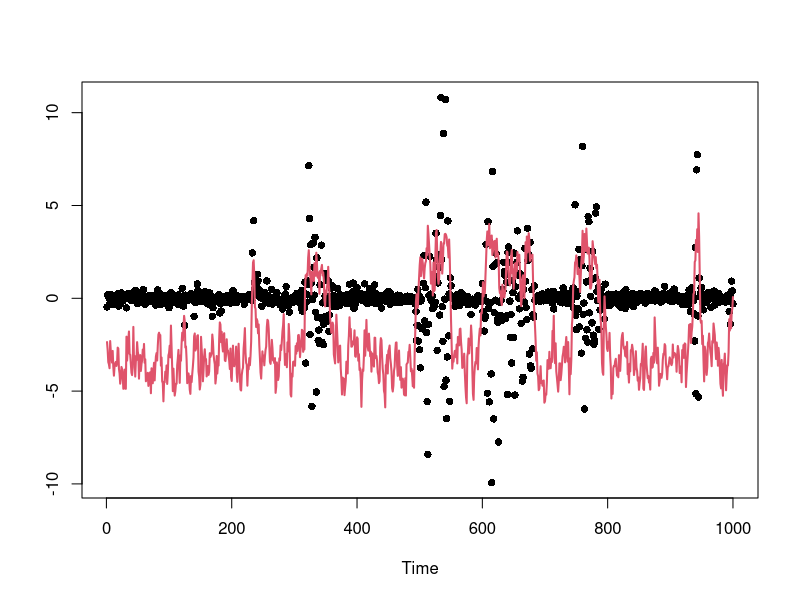
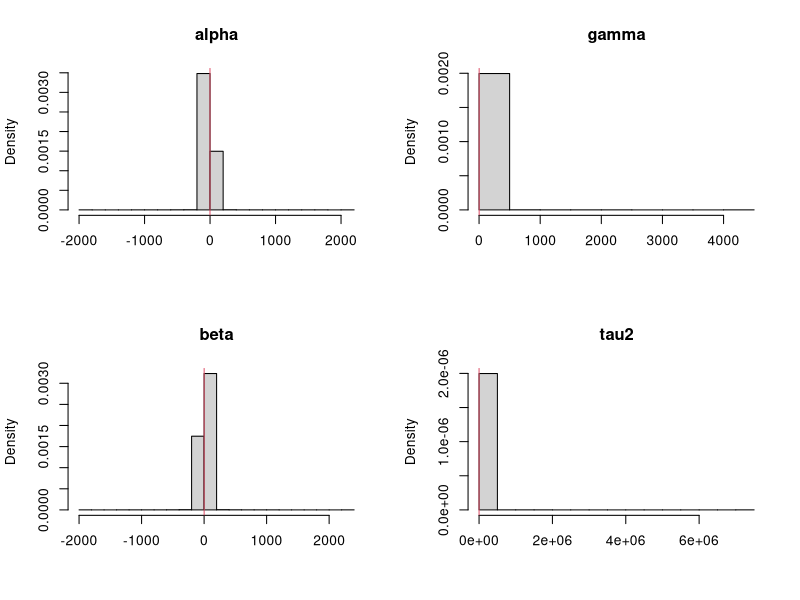
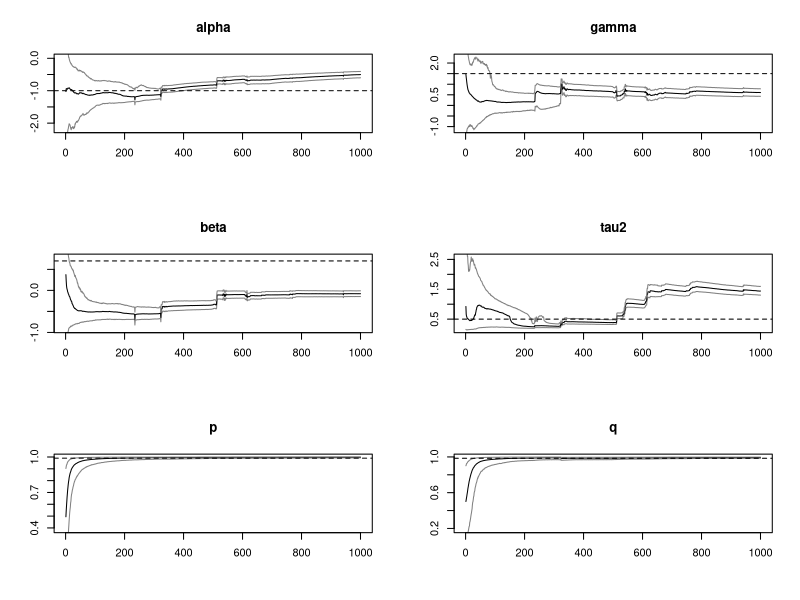

Write R code to recreate these figures, in order.
library(msm)
PL = function(y,alphas,betas,tau2s,ps,qs,xs,zs){
  n      = length(y)
  N      = length(xs)
  quants = array(0,c(n,7,3))
  
  
  
#   zz = matrix(zs,n,N)
  s  = matrix(0,N,15)
  # matrix Binv looks like
  # | s1   s2    s3 |
  # | s2   s4    s5 |
  # | s3   s5    s6 |
  
  s[,1] = 1/B0[1]
  s[,2] = 0
  s[,3] = 0
  s[,4] = 1/B0[2]
  s[,5] = 0
  s[,6] = 1/B0[2]
  s[,7] = s[,1]*b0[1]+s[,2]*b0[2]+s[,3]*b0[3]
  s[,8] = s[,2]*b0[1]+s[,4]*b0[2]+s[,5]*b0[3]
  s[,9] = s[,3]*b0[1]+s[,5]*b0[2]+s[,6]*b0[3]
  s[,10] = c0
  s[,11] = d0
  s[,12] = 1
  s[,13] = 1
  s[,14] = 1
  s[,15] = 1
  
  blk.A = s[,4]*s[,6] - s[,5]^2
  blk.B = -(s[,2]*s[,6]-s[,3]*s[,5])
  blk.C = s[,2]*s[,5]-s[,3]*s[,5]
#   blk.D = blk.B
  blk.E = s[,1]*s[,6]-s[,3]^2
  blk.F = -(s[,3]*s[,5]-s[,2]*s[,3])
#   blk.G = blk.C
#   blk.H = blk.F
  blk.I  = s[,1]*s[,4]-s[,2]^2

  m    = s[,1]*blk.A + s[,2] * blk.B + s[,3] * blk.C
  b1   = (s[,7]*blk.A + s[,8] * blk.B + s[,9] * blk.C)/m
  b2   = (s[,7]*blk.B + s[,8] * blk.E + s[,9] * blk.F)/m
  b3   = (s[,7]*blk.C + s[,8] * blk.F + s[,9] * blk.I)/m
  

  for (t in 1:n){
#     zs = zz[t,]
    # Resampling
    mus    = alphas+gammas*zs+betas*xs
    stdevs = exp(mus/2)
    stdevs1 = exp((alphas+betas*xs)/2)
#     weight = dnorm(y[t],0,stdevs)*(qs+(1-zs)*(1-qs)) + dnorm(y[t],0,stdevs1)*((1-zs)*ps+zs*(1-ps))
    weight = dnorm(y[t],0,stdevs)
    k      = sample(1:N,size=N,replace=T,prob=weight)
    alphas = alphas[k]
    betas  = betas[k]
    tau2s  = tau2s[k]
    ps = ps[k]
    qs = qs[k]
    
    mus    = mus[k]
    xs1    = xs[k]
    zs1    = zs[k]
    sig2s = exp(xs1)
    # Propagating
    vars   = 1/(1/sig2s+1/tau2s)
    sds    = sqrt(vars)
    means  =  vars*(mus/tau2s +y[t]/sig2s)
    zero.index = zs1 == 0
    one.index = zs1 == 1
    ll = sum(zero.index)
    #     zs = zz[t+1,]
    zs[zero.index]     = rbinom(ll,1,1-ps[zero.index])
    zs[one.index]      = rbinom(N-ll,1,qs[one.index])
#     mus    = alphas+gammas*zs+betas*xs1
    xs     = rnorm(N,means,sds)

#     print(zs)
#     print(qs)
#     print(ps)
    so     = s[k,]
#     print(s[,12:15])
#     print(so[,12:15])
#     print(k)
#     scan(n=1)
    b1o  = b1[k]
    b2o  = b2[k] 
    b3o  = b3[k]
    # Updating sufficient stats
    s[,1]  = so[,1] + 1
    s[,2]  = so[,2] + zs1
    s[,3]  = so[,3] + xs1
    s[,4]  = so[,4] + zs1^2
    s[,5]  = so[,5] + zs1*xs1
    s[,6]  = so[,6] + xs1^2
    s[,7]  = so[,7] + xs
    s[,8]  = so[,8] + xs*zs1
    s[,9]  = so[,9] + xs*xs1
    s[,10]  = so[,10] + 1
    
    s[zero.index,12] = so[zero.index,12]+zs1[zero.index]-zs[zero.index]+1
    s[zero.index,13] = so[zero.index,13]+zs[zero.index]
    s[one.index,14] = so[one.index,14]+zs1[one.index]-zs[one.index]
    s[one.index,15] = so[one.index,15]+zs[one.index]-zs1[one.index]+1
#     
#     print(s[,12:15])
#     print(zs1)
#     print(zs)
#     print(zs1[zero.index]-zs[zero.index]+1)
#     print(zs[zero.index])
#     print(zs1[one.index]-zs[one.index])
#     print(zs[one.index]-zs1[one.index]+1)
#     scan(n=1)
    blk.A = s[,4]*s[,6] - s[,5]^2
    blk.B = -(s[,2]*s[,6]-s[,3]*s[,5])
    blk.C = s[,2]*s[,5]-s[,3]*s[,4]
    #   blk.D = blk.B
    blk.E = s[,1]*s[,6]-s[,3]^2
    blk.F = -(s[,1]*s[,5]-s[,2]*s[,3])
    #   blk.G = blk.C
    #   blk.H = blk.F
    blk.I  = s[,1]*s[,4]-s[,2]^2
    
    
#     ti = scan(n=1)
#     print(s[ti,])
    
    
    # determinant of Binv matrix
    m    = s[,1]*blk.A + s[,2] * blk.B + s[,3] * blk.C
    
#     AA = matrix(c(s[ti,1],s[ti,2],s[ti,3],s[ti,2],s[ti,4],s[ti,5],s[ti,3],s[ti,5],s[ti,6]),3,3)
#     
#     print(solve(AA))
#     print(AA)
#     print(matrix(c(blk.A[ti],blk.B[ti],blk.C[ti], blk.B[ti],blk.E[ti], blk.F[ti], blk.C[ti], blk.F[ti], blk.I[ti]),3,3)/m[ti])
#      print(c(blk.A[1]/m[1],blk.B[1]/m[1],blk.C[1]/m[1]))
#      print(solve(AA))
    # b_{t} =  inv(Binv_{t}) x (Binv_{t-1} * b_{t-1})     
    b1   = (s[,7]*blk.A + s[,8] * blk.B + s[,9] * blk.C)/m
    b2   = (s[,7]*blk.B + s[,8] * blk.E + s[,9] * blk.F)/m
    b3   = (s[,7]*blk.C + s[,8] * blk.F + s[,9] * blk.I)/m
#

#     print('b2')
#     print((s[,7]*blk.B)[ti])
# print((blk.F)[ti])
# print((s[,9])[ti])
#     print(m[ti])
#     print(b2[ti])
#     F.new = rbind(1,zs1[ti],xs1[ti])
#     C.old = diag(B0,3)
#     Q = 1
# #     print(zs1[ti])
#     D1 = t(F.new) %*% C.old%*% F.new + Q 
#       
#       
#       #       C0 = diag(B0,2)
#       #       print( C0 %*%F.new[,j]  %*% solve(D1) %*% (xs[1]-t(F.new[,j])%*%b0))
#       CF = C.old %*% F.new
# #       
#       D.new = t(F.new)  %*% CF +Q
#       D.inv = solve(D.new)
# #       print(D.inv)
#     
#       m.old = b0
# #       print(D.new)
# #       print(CF %*% D.inv %*% (xs[j]-t(F.new[,j]) %*% m.old[j,]))
# #       m.old = m.old + CF %*% D.inv %*% (xs[1]-t(F.new) %*% m.old)
# #     print(D.inv %*% (xs[3]-t(F.new) %*% m.old))
#     
#       C.old = C.old - CF %*% D.inv  %*% t(F.new) %*% C.old
#       d0 = d0 + t(xs[ti]-t(F.new)%*% m.old)%*% D.inv %*% (xs[ti]-t(F.new) %*% m.old)
#     m.old = m.old + CF %*% D.inv %*% (xs[ti]-t(F.new) %*% m.old)
#     print(d0)
#     print(C.old)
#     print(chol(C.old))
#     print(m.old)
#     print(c(b1[ti],b2[ti],b3[ti]))
#     print(F.new)
#     print(m.old)
#     print(c(b1o[3],b2o[3],b3o[3]))
#     print(c(zs1[3],xs1[3]))
#     print(((xs-b1-b2*zs1-b3*xs1)*xs+(b1o-b1)*so[,7]+(b2o-b2)*so[,8]+(b3o-b3)*so[,9])[3])
#       print(m.old)
#     print(c(b1[1],b2[1],b3[1]))
#     scan(n=1)
#     
    #print(xs)
    s[,11]  = so[,11] + (xs-b1-b2*zs1-b3*xs1)*xs + (b1o-b1)*so[,7]+(b2o-b2)*so[,8]+(b3o-b3)*so[,9]
#     print(s[ti,11])
    tau2s  = 1/rgamma(N,s[,10]/2,s[,11]/2)
    std    = sqrt(tau2s/m)
    
    norm   = cbind(rnorm(N,0,std),rnorm(N,0,std),rnorm(N,0,std))
    
    # cholesky decomposition of B, thus inv(Binv)
    
    L11 = sqrt(blk.A)
#     print(L11[ti])
    L21 = blk.B/L11
#     print(L21[ti])
    L31 = blk.C/L11
#     print(L31[ti])
    
    L22 = sqrt(blk.E - L21^2)
#     print(L22[ti])
    L32 = (blk.F-L31*L21)/L22
#     print(L32[ti])
    L33 = sqrt(blk.I - L31^2 - L32^2)
#     print(L33[ti]))
    
    alphas = b1 + L11*norm[,1]
    gammas = b2 + L21*norm[,1]+L22*norm[,2]
#     gamma.mean = b2[b2>0]
    
#     gammas = rtnorm(N,mean=b2,lower=0)
    betas  = b3 + L31*norm[,1] + L32 * norm[,2] + L33 * norm[,3]
    
#     gamma.mean = b2 - 1/s[,4]*(s[,2]*(alphas-b1)+s[,5]*(betas-b3))
#     gammas = rnorm(N,gamma.mean,sd = sqrt(tau2s/s[,4]))
    
    ps = rbeta(N,s[,12]+1,s[,13]+1)
    qs = rbeta(N,s[,15]+1,s[,14]+1)
    # Storing quantiles
    quants[t,1,] = quantile(alphas,c(0.025,0.5,0.975))
    quants[t,2,] = quantile(gammas,c(0.025,0.5,0.975))
    quants[t,3,] = quantile(betas,c(0.025,0.5,0.975))  
    quants[t,4,] = quantile(tau2s,c(0.025,0.5,0.975))  
    quants[t,5,] = quantile(ps,c(0.025,0.5,0.975))  
    quants[t,6,] = quantile(qs,c(0.025,0.5,0.975))  
    quants[t,7,] = quantile(zs,c(0.025,0.5,0.975))
    
  }
  
  return(quants)
}

# Simulated data
# set.seed(98765)
n     =  1000
alpha =  -1
gamma = 1.5
beta  =  0.7
tau2  =  .5
sig2  =  1.0
tau   = sqrt(tau2)
p0 = .99
q0 = .985

x     = rep(alpha/(1-beta),n+1)
S = rep(0,n+1)
true  = c(alpha,gamma,beta,tau2,p0,q0)
names = c("alpha","gamma","beta","tau2","p","q")


for (t in 2:(n+1))
  {
  if (S[t-1] == 0)
    S[t] = rbinom(1,1,1-p0)
  if (S[t-1] == 1)
    S[t] = rbinom(1,1,q0)

  x[t] = alpha+gamma*S[t]+beta*x[t-1]+tau*rnorm(1)}
x = x[2:(n+1)]
y = rnorm(n,0,exp(x/2))
# print(S)
par(mfrow=c(1,1))
plot(y,ylim=range(x,y),xlab="Time",ylab="",main="",pch=16)
lines(x,col=2,lwd=2)

# Prior hyperparameters
# ---------------------
m0    = 0.0


C0 = 10
c0    = 1
d0    = 1
tau20 = tau2
b0    = c(alpha,gamma,beta)
B0    = c(1,1,1)/tau20
sC0   = sqrt(C0)
sB0   = sqrt(B0)

# ONE LONG PL FILTER
# ------------------
# set.seed(246521)
N      = 10000
xs     = rnorm(N,m0,sC0)
zs = rbinom(N,1,.5)
tau2s  = 1/rgamma(N,c0/2,d0/2)
taus   = sqrt(tau2s)
alphas = rnorm(N,b0[1],taus*sB0[1])
gammas = rtnorm(N,b0[2],taus*sB0[2],lower=0)
betas  = rnorm(N,b0[3],taus*sB0[3])
ps  = rbeta(N,1,1)
qs = rbeta(N,1,1)
pars   = cbind(alphas,gammas,betas,tau2s,ps,qs)
par(mfrow=c(2,2))
for (i in 1:4){
  hist(pars[,i],prob=TRUE,xlab="",main=names[i])
  abline(v=true[i],col=2)
}
print(date())
plm    = PL(y,alphas,betas,tau2s,ps,qs,xs,zs)
print(date())
cols = c(grey(0.5),1,grey(0.5))
ind  = 10:n
n1   = length(ind)
par(mfrow=c(3,2))
for (i in 1:6){
  ts.plot(plm[,i,],xlab="",ylab="",main=names[i],col=cols,ylim=range(plm[ind,i,]))
  abline(h=true[i],lty=2)
}
# par(mfrow=c(1,1))
# ts.plot(plm[,7,2],xlab="",ylab="",main="states",col=1,ylim=c(-1,2),lwd=2)
# points(S[2:(n+1)],col='red',ylim=c(-1,2),lwd=1)


# Particle filters
# ----------------
# set.seed(246521)
# N    = 1000
# nsim = 100
# a    = 0.95
# qs   = array(0,c(nsim,n,4,3))
# for (s in 1:nsim){
#   print(s)
#   xs         = rnorm(N,m0,sC0)
#   tau2s      = 1/rgamma(N,c0/2,d0/2)
#   taus       = sqrt(tau2s)
#   alphas     = rnorm(N,b0[1],taus*sB0[1])
#   betas      = rnorm(N,b0[2],taus*sB0[2])
# #   qs[1,s,,,] = LW(y,alphas,betas,tau2s,sig2s,xs,a)
# #   qs[2,s,,,] = Storvik(y,alphas,betas,tau2s,sig2s,xs)
#   qs[s,,,] = PL(y,alphas,betas,tau2s,xs) 
# }
# 
# 
# 
# cols = c(grey(0.5),1,grey(0.5))
# ind  = 10:n
# n1   = length(ind)
# par(mfrow=c(2,2))
# for (i in 1:4){
#   ts.plot(qs[50,,i,],xlab="",ylab="",main=names[i],col=cols,ylim=range(plm[ind,i,]))
#   abline(h=true[i],lty=2)
# }
# 
# 
# # Mean square error
# quants = c("2.5th","50th","97.5th")
# filter = "PL"
# mse    = array(0,c(n1,4,3))
#   for (k in 1:3) 
#     for (i in 1:nsim) 
#       mse[,k,]=mse[,k,]+(qs[i,ind,k,]-plm[ind,k,])^2
# sq.mse = sqrt(mse/nsim)  
# 
# 
# cols = c(grey(0.75),grey(0.5),grey(0.75))
# #cols = c(3,2,5)
# par(mfrow=c(3,1))
# for (k in 1:3){
#   L = min(qs[,ind,k,])
#   U = max(qs[,ind,k,])
# 
#     plot(qs[1,,k,1],ylab=names[k],xlab="Time",main=filter,ylim=c(L,U),type="l",col=cols[1])
#     for (i in c(1,3,2)) for (j in 1:nsim) lines(qs[j,,k,i],col=cols[i])
#     for (i in c(1,3,2)) lines(plm[,k,i],lwd=1,col=1)  
#   
# }  
# 
# 
# 
# cols = c(grey(0.3),gray(0.5),grey(0.7))
# U    = c(0.275,0.175,0.45,1.25)
# par(mfrow=c(2,2))
# for (i in 1:3){
#   boxplot(sq.mse[1,,i,1],sq.mse[2,,i,1],sq.mse[3,,i,1],
#           sq.mse[1,,i,2],sq.mse[2,,i,2],sq.mse[3,,i,2],
#           sq.mse[1,,i,3],sq.mse[2,,i,3],sq.mse[3,,i,3],
#           outline=FALSE,ylab="Root MSE",xlab="Percentile",axes=FALSE,col=cols,ylim=c(0,U[i]))
#   axis(2);axis(1,at=c(2,5,8),lab=quants);box()
#   abline(v=3.5)
#   abline(v=6.5)
#   title(names[i])
# }
# #legend(0.5,1.2,legend=filters,col=cols,cex=1.25,lwd=c(4,4,4),lty=c(1,1,1),bty="n")
# 
# 





################ ETC
# 
# for (j in 1:N){
#   D1 = F.new[,j] %*% C.old[j,,]%*% F.new[,j] + Q 
#   
#   print(D1)
#   #       C0 = diag(B0,2)
#   #       print( C0 %*%F.new[,j]  %*% solve(D1) %*% (xs[1]-t(F.new[,j])%*%b0))
#   CF = C.old[j,,] %*% F.new[,j]
#   
#   D.new = t(F.new[,j])  %*% CF +Q
#   D.inv = solve(D.new)
#   print(D.new)
#   print(CF %*% D.inv %*% (xs[j]-t(F.new[,j]) %*% m.old[j,]))
#   m.old[j,] = m.old[j,] + CF %*% D.inv %*% (xs[j]-t(F.new[,j]) %*% m.old[j,])
#   C.old[j,,] = C.old[j,,] - CF %*% D.inv  %*% t(F.new[,j]) %*% C.old[j,,]
#   print(m.old[1,])
#   print(b1[1])
#   print(b2[1])
#   scan(n=1)
# }
